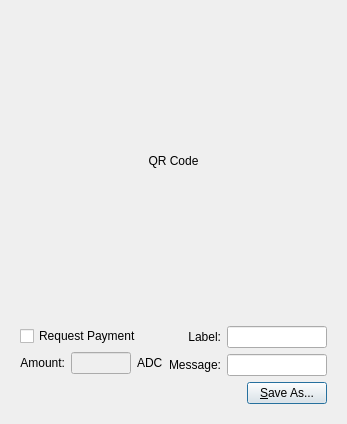
<?xml version="1.0" encoding="UTF-8"?>
<ui version="4.0">
 <class>QRCodeDialog</class>
 <widget class="QDialog" name="QRCodeDialog">
  <property name="geometry">
   <rect>
    <x>0</x>
    <y>0</y>
    <width>320</width>
    <height>404</height>
   </rect>
  </property>
  <property name="windowTitle">
   <string>Dialog</string>
  </property>
  <layout class="QVBoxLayout" name="verticalLayout_3">
   <item>
    <widget class="QLabel" name="lblQRCode">
     <property name="sizePolicy">
      <sizepolicy hsizetype="Expanding" vsizetype="Expanding">
       <horstretch>0</horstretch>
       <verstretch>0</verstretch>
      </sizepolicy>
     </property>
     <property name="minimumSize">
      <size>
       <width>300</width>
       <height>300</height>
      </size>
     </property>
     <property name="text">
      <string>QR Code</string>
     </property>
     <property name="alignment">
      <set>Qt::AlignCenter</set>
     </property>
     <property name="wordWrap">
      <bool>true</bool>
     </property>
    </widget>
   </item>
   <item>
    <widget class="QWidget" name="widget" native="true">
     <layout class="QVBoxLayout" name="verticalLayout_2">
      <item>
       <layout class="QHBoxLayout" name="horizontalLayout_2">
        <item>
         <layout class="QVBoxLayout" name="verticalLayout">
          <item>
           <widget class="QCheckBox" name="chkReqPayment">
            <property name="enabled">
             <bool>true</bool>
            </property>
            <property name="text">
             <string>Request Payment</string>
            </property>
           </widget>
          </item>
          <item>
           <layout class="QHBoxLayout" name="horizontalLayout">
            <item>
             <widget class="QLabel" name="lblAmount">
              <property name="sizePolicy">
               <sizepolicy hsizetype="Preferred" vsizetype="Maximum">
                <horstretch>0</horstretch>
                <verstretch>0</verstretch>
               </sizepolicy>
              </property>
              <property name="text">
               <string>Amount:</string>
              </property>
              <property name="alignment">
               <set>Qt::AlignRight|Qt::AlignTrailing|Qt::AlignVCenter</set>
              </property>
              <property name="buddy">
               <cstring>lnReqAmount</cstring>
              </property>
             </widget>
            </item>
            <item>
             <widget class="QLineEdit" name="lnReqAmount">
              <property name="enabled">
               <bool>false</bool>
              </property>
              <property name="minimumSize">
               <size>
                <width>60</width>
                <height>0</height>
               </size>
              </property>
              <property name="alignment">
               <set>Qt::AlignRight|Qt::AlignTrailing|Qt::AlignVCenter</set>
              </property>
             </widget>
            </item>
            <item>
             <widget class="QLabel" name="lblBTC">
              <property name="sizePolicy">
               <sizepolicy hsizetype="Preferred" vsizetype="Maximum">
                <horstretch>0</horstretch>
                <verstretch>0</verstretch>
               </sizepolicy>
              </property>
              <property name="text">
               <string>ADC</string>
              </property>
              <property name="buddy">
               <cstring>lnReqAmount</cstring>
              </property>
             </widget>
            </item>
           </layout>
          </item>
         </layout>
        </item>
        <item>
         <layout class="QGridLayout" name="gridLayout">
          <item row="0" column="0">
           <widget class="QLabel" name="lblLabel">
            <property name="text">
             <string>Label:</string>
            </property>
            <property name="alignment">
             <set>Qt::AlignRight|Qt::AlignTrailing|Qt::AlignVCenter</set>
            </property>
            <property name="buddy">
             <cstring>lnLabel</cstring>
            </property>
           </widget>
          </item>
          <item row="0" column="1">
           <widget class="QLineEdit" name="lnLabel">
            <property name="minimumSize">
             <size>
              <width>100</width>
              <height>0</height>
             </size>
            </property>
           </widget>
          </item>
          <item row="1" column="0">
           <widget class="QLabel" name="lblMessage">
            <property name="text">
             <string>Message:</string>
            </property>
            <property name="alignment">
             <set>Qt::AlignRight|Qt::AlignTrailing|Qt::AlignVCenter</set>
            </property>
            <property name="buddy">
             <cstring>lnMessage</cstring>
            </property>
           </widget>
          </item>
          <item row="1" column="1">
           <widget class="QLineEdit" name="lnMessage">
            <property name="minimumSize">
             <size>
              <width>100</width>
              <height>0</height>
             </size>
            </property>
           </widget>
          </item>
         </layout>
        </item>
       </layout>
      </item>
      <item>
       <layout class="QHBoxLayout" name="horizontalLayout_3">
        <item>
         <spacer name="horizontalSpacer">
          <property name="orientation">
           <enum>Qt::Horizontal</enum>
          </property>
          <property name="sizeHint" stdset="0">
           <size>
            <width>40</width>
            <height>20</height>
           </size>
          </property>
         </spacer>
        </item>
        <item>
         <widget class="QPushButton" name="btnSaveAs">
          <property name="text">
           <string>&amp;Save As...</string>
          </property>
         </widget>
        </item>
       </layout>
      </item>
     </layout>
    </widget>
   </item>
  </layout>
 </widget>
 <resources/>
 <connections>
  <connection>
   <sender>chkReqPayment</sender>
   <signal>clicked(bool)</signal>
   <receiver>lnReqAmount</receiver>
   <slot>setEnabled(bool)</slot>
   <hints>
    <hint type="sourcelabel">
     <x>92</x>
     <y>285</y>
    </hint>
    <hint type="destinationlabel">
     <x>98</x>
     <y>311</y>
    </hint>
   </hints>
  </connection>
 </connections>
</ui>
